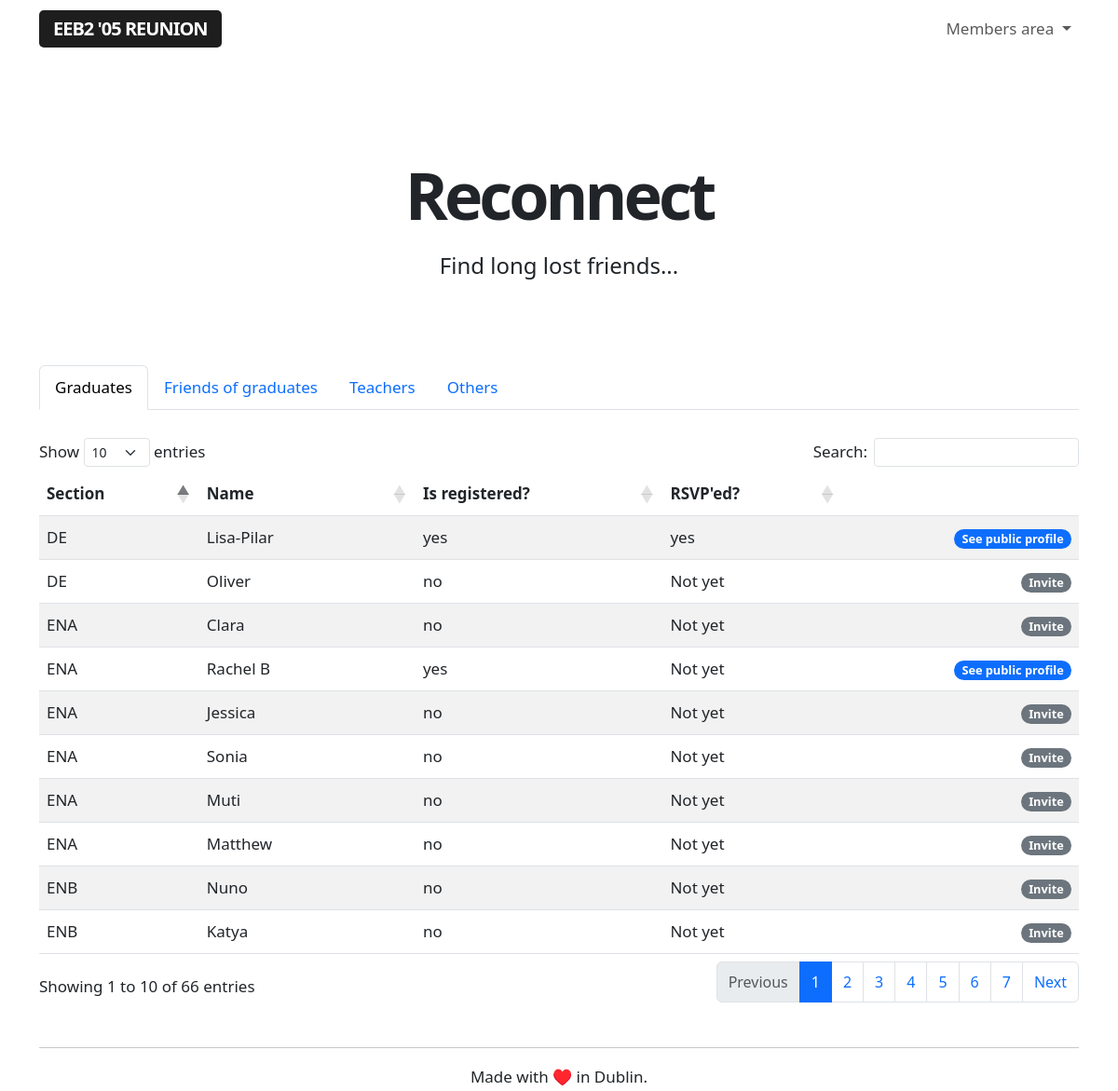
The page /reconnect (signed in) on the database its author committed.
### app/models.py (models this page shows, shortened)
class Guest(db.Model):
    id = db.Column(db.Integer, primary_key=True)
    name = db.Column(db.String(64), index=True, unique=False)
    section = db.Column(db.String(64), index=True, unique=False)
    email = db.Column(db.String(120), index=True, unique=True)
    registered = db.Column(db.String(120), index=True, unique=False)
    rsvp = db.Column(db.String(64), index=True, unique=False)

### app/routes.py (the view)
@app.route('/reconnect', methods=['GET', 'POST'])
@login_required
def reconnect():
    guests = Guest.query.order_by(Guest.section.asc())
    friends = User.query.filter_by(role='I was friends with people who graduated in 2005').order_by(User.name.asc())
    teachers = User.query.filter_by(role='I was a teacher at the EEB2').order_by(User.name.asc())
    others = User.query.filter_by(role='Other').order_by(User.name.asc())
    form = inviteForm()
    return render_template('reconnect.html', guests=guests, friends=friends,
        teachers=teachers, others=others)

### app/forms.py
class inviteForm(FlaskForm):
    email = StringField('Email address', validators=[DataRequired(), Email()])
    captcha = StringField(validators=[DataRequired()])
    submit = SubmitField('Send the invite')

### app/models.py (called while the page is built)
@login.user_loader
def load_user(id):
    return User.query.get(int(id))

### app/templates/reconnect.html (shortened to what this page needs)
{% extends "base.html" %}
{% block content %}
<div class="title">
    <h1>Reconnect</h1>
    <h4>Find long lost friends...</h4>
</div>
<br>
<nav>
  <div class="nav nav-tabs" id="nav-tab" role="tablist">
    <button class="nav-link active" id="nav-home-tab" data-bs-toggle="tab" data-bs-target="#nav-home" type="button" role="tab" aria-controls="nav-home" aria-selected="true">Graduates</button>
    <button class="nav-link" id="nav-friends-tab" data-bs-toggle="tab" data-bs-target="#nav-friends" type="button" role="tab" aria-controls="nav-friends" aria-selected="false">Friends of graduates</button>
    <button class="nav-link" id="nav-teachers-tab" data-bs-toggle="tab" data-bs-target="#nav-teachers" type="button" role="tab" aria-controls="nav-teachers" aria-selected="false">Teachers</button>
    <button class="nav-link" id="nav-others-tab" data-bs-toggle="tab" data-bs-target="#nav-others" type="button" role="tab" aria-controls="nav-others" aria-selected="false">Others</button>
  </div>
</nav>
<div class="tab-content" id="nav-tabContent">
  <div class="tab-pane fade show active" id="nav-home" role="tabpanel" aria-labelledby="nav-graduates-tab" tabindex="0">
    <br>
    <table id="reconnect-table" class="table table-striped">
        <thead>
            <tr>
                <th>Section</th>
                <th>Name</th>
                <th>Is registered?</th>
                <th>RSVP'ed?</th>
                <th> </th>
            </tr>
        </thead>
        <tbody>
            {% for guest in guests %}
                {% include '_publicguests.html' %}
            {% endfor %}
        </tbody>
    </table>
  </div>
</div>
{% endblock %}

### app/templates/_publicguests.html
<tr>
    <td>{{ guest.section }}</td>
    <td>{{ guest.name }}</td>
    <td>{{ guest.registered }}</td>
    <td>{{ guest.rsvp }}</td>
    <td>{% if guest.email %}
        <a href="{{ url_for('public', guestid=guest.id) }}" class="align-right"><span class="badge rounded-pill text-bg-primary">See public profile</span></a></td>
        {% else %}
        <a href="{{ url_for('invite', guestid=guest.id) }}" class="align-right"><span class="badge rounded-pill text-bg-secondary">Invite</span></a></td>
        {% endif %}
</tr>

### app/static/styles.css (style rules this page uses)
body { font-size: 17px !important; line-height: 30px !important; }
h1 { font-size: 70px !important; letter-spacing: -4px; text-align: center; font-weight: 800 !important; line-height: 75px !important; }
h4 { padding-bottom: 20px !important; font-weight: 300 !important; line-height: 35px !important; }
.align-right { margin-right: 0; margin-left: auto; display: table; }
.title h1 { margin-bottom: -20px !important; margin-top: 40px; }
.title h4 { padding-top: 40px !important; text-align: center !important; margin-bottom: 40px; }

### rows shown on the page
Guest: section "DE", name "Lisa-Pilar", registered "yes", rsvp "yes"
Guest: section "DE", name "Oliver", registered "no", rsvp "Not yet"
Guest: section "ENA", name "Clara", registered "no", rsvp "Not yet"
Guest: section "ENA", name "Rachel B", registered "yes", rsvp "Not yet"
Guest: section "ENA", name "Jessica", registered "no", rsvp "Not yet"
Guest: section "ENA", name "Sonia", registered "no", rsvp "Not yet"
Guest: section "ENA", name "Muti", registered "no", rsvp "Not yet"
Guest: section "ENA", name "Matthew", registered "no", rsvp "Not yet"
Guest: section "ENB", name "Nuno", registered "no", rsvp "Not yet"
Guest: section "ENB", name "Katya", registered "no", rsvp "Not yet"
